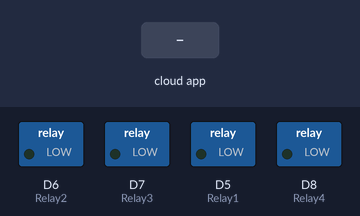
Simulated run of this sketch. Board: ESP8266 (NodeMCU). On the bench: switched loads named in the sketch (green lamp = pin HIGH). The inputs (shaded band) are chosen by the test bench. WiFi joins after 1.5 s; servers stay silent unless stated; no MQTT or app messages arrive unless stated; what the sketch prints to the serial monitor is not drawn.

Above: at 2.7 s.
2.8 s: the phone or cloud app sets Relay1 to 1
At 4.0 s:
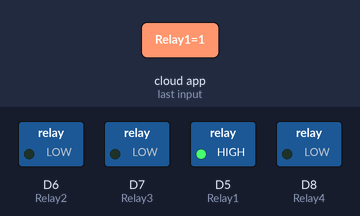
4.3 s: the phone or cloud app sets Relay3 to 1
At 4.9 s:
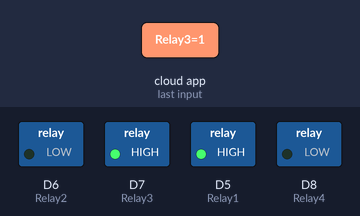
5.8 s: the phone or cloud app sets Relay2 to 1
At 6.4 s:
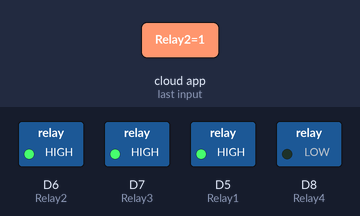
7.3 s: the phone or cloud app sets Relay4 to 1
At 8.4 s:
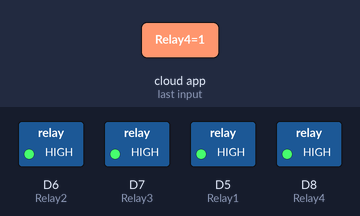
8.8 s: the phone or cloud app sets Relay1 to 0
At 9.9 s:
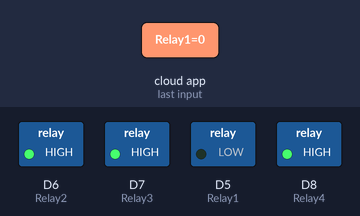
10.3 s: the phone or cloud app sets Relay3 to 0
At 10.6 s:
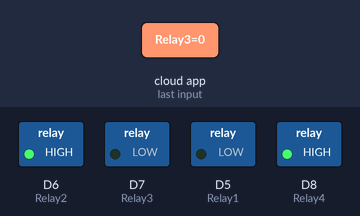
Timing chart, 0 to 12.8 s (numbered marks = the images above; inputs shaded):
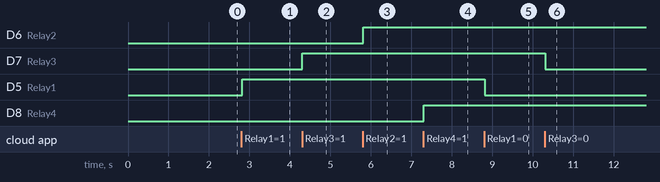

Measured:
- after the input at 2.8 s, D5 (Relay1): LOW → HIGH at once
- after the input at 4.3 s, D7 (Relay3): LOW → HIGH at once
- after the input at 5.8 s, D6 (Relay2): LOW → HIGH at once
- after the input at 7.3 s, D8 (Relay4): LOW → HIGH at once
- after the input at 8.8 s, D5 (Relay1): HIGH → LOW at once
- after the input at 10.3 s, D7 (Relay3): HIGH → LOW at once

The sketch:

Systern_Automax.ino
```cpp
#include <ESP8266WiFi.h>
#include "Adafruit_MQTT.h"
#include "Adafruit_MQTT_Client.h"

#define Relay1            D5
#define Relay2            D6
#define Relay3            D7
#define Relay4            D8
#define WLAN_SSID       "SSID"
#define WLAN_PASS       "Password"
#define AIO_SERVER      "io.adafruit.com"
#define AIO_SERVERPORT  1883
#define AIO_USERNAME    "Username"
#define AIO_KEY         "Auth Key"

//WIFI CLIENT
WiFiClient client;
Adafruit_MQTT_Client mqtt(&client, AIO_SERVER, AIO_SERVERPORT, AIO_USERNAME, AIO_KEY);
Adafruit_MQTT_Subscribe Light = Adafruit_MQTT_Subscribe(&mqtt, AIO_USERNAME"/feeds/Relay1");
Adafruit_MQTT_Subscribe Bulb = Adafruit_MQTT_Subscribe(&mqtt, AIO_USERNAME "/feeds/Relay2");
Adafruit_MQTT_Subscribe Fan = Adafruit_MQTT_Subscribe(&mqtt, AIO_USERNAME "/feeds/Relay3");
Adafruit_MQTT_Subscribe Lamp = Adafruit_MQTT_Subscribe(&mqtt, AIO_USERNAME "/feeds/Relay4");

void MQTT_connect();

void setup() {
  Serial.begin(115200);

  pinMode(Relay1, OUTPUT);
  pinMode(Relay2, OUTPUT);
  pinMode(Relay3, OUTPUT);
  pinMode(Relay4, OUTPUT);

  Serial.println(); Serial.println();
  Serial.print("Connecting to ");
  Serial.println(WLAN_SSID);

  WiFi.begin(WLAN_SSID, WLAN_PASS);
  while (WiFi.status() != WL_CONNECTED) {
    delay(500);
    Serial.print(".");
  }
  Serial.println();

  Serial.println("WiFi connected");
  Serial.println("IP address: ");
  Serial.println(WiFi.localIP());

  mqtt.subscribe(&Light);
  mqtt.subscribe(&Fan);
  mqtt.subscribe(&Bulb);
  mqtt.subscribe(&Lamp);
}

void loop() {

  MQTT_connect();


  Adafruit_MQTT_Subscribe *subscription;
  while ((subscription = mqtt.readSubscription(20000))) {
    if (subscription == &Light) {
      Serial.print(F("Got: "));
      Serial.println((char *)Light.lastread);
      int Light_State = atoi((char *)Light.lastread);
      digitalWrite(Relay1, Light_State);

    }
    if (subscription == &Bulb) {
      Serial.print(F("Got: "));
      Serial.println((char *)Bulb.lastread);
      int Bulb_State = atoi((char *)Bulb.lastread);
      digitalWrite(Relay2, Bulb_State);
    }
    if (subscription == &Fan) {
      Serial.print(F("Got: "));
      Serial.println((char *)Fan.lastread);
      int Fan_State = atoi((char *)Fan.lastread);
      digitalWrite(Relay3, Fan_State);
    }
    if (subscription == &Lamp) {
      Serial.print(F("Got: "));
      Serial.println((char *)Lamp.lastread);
      int Lamp_State = atoi((char *)Lamp.lastread);
      digitalWrite(Relay4, Lamp_State);

    }
  }


}

void MQTT_connect() {
  int8_t ret;

  if (mqtt.connected()) {
    return;
  }

  Serial.print("Connecting to MQTT... ");

  uint8_t retries = 5;

  while ((ret = mqtt.connect()) != 0) {
    Serial.println(mqtt.connectErrorString(ret));
    Serial.println("Retrying MQTT connection in 5 seconds...");
    mqtt.disconnect();
    delay(5000);
    retries--;
    if (retries == 0) {
      while (1);
    }
  }
  Serial.println("MQTT Connected!");

}
```
